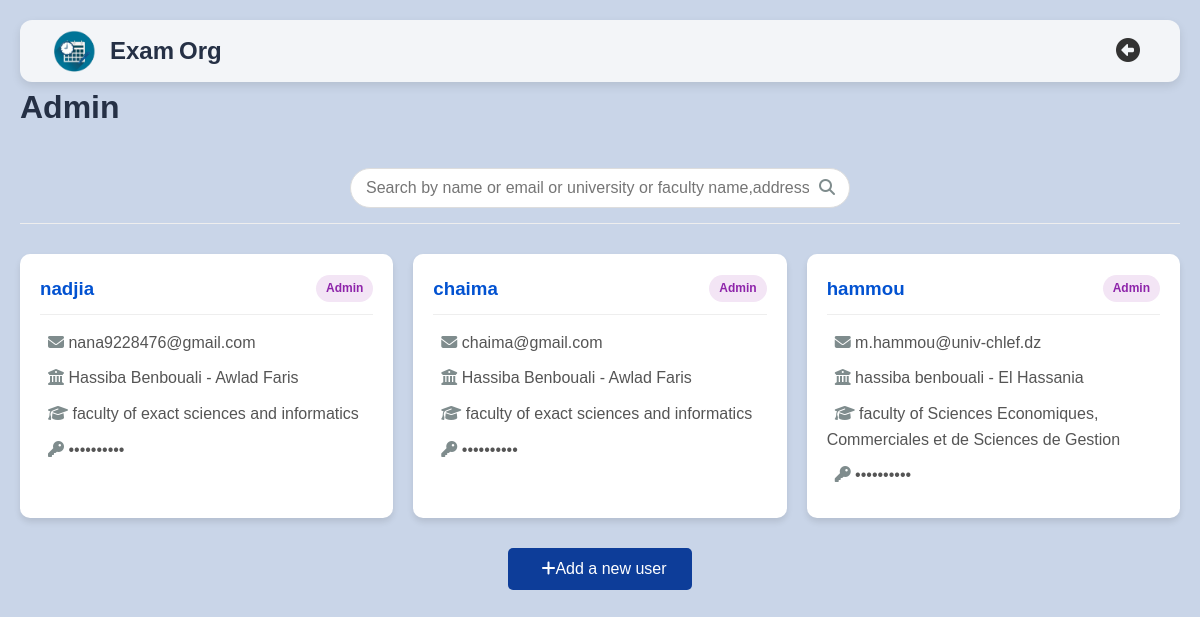
The page /pages/users.php on the database its author committed.
### tables this page shows
CREATE TABLE `admin2` (
  `id` int(11) NOT NULL,
  `email` varchar(100) NOT NULL,
  `role` varchar(10) DEFAULT NULL,
  `password` varchar(100) DEFAULT NULL,
  `id_univ` int(11) DEFAULT NULL,
  `id_faculty` int(11) DEFAULT NULL,
  `name` varchar(50) NOT NULL
);

CREATE TABLE `university` (
  `id_univ` int(11) NOT NULL,
  `name_univ` varchar(255) NOT NULL,
  `state_univ` varchar(255) NOT NULL,
  `adress_univ` varchar(255) NOT NULL,
  `imageU` varchar(255) DEFAULT NULL
);

CREATE TABLE `faculty` (
  `id_faculty` int(11) NOT NULL,
  `name_faculty` varchar(255) DEFAULT NULL,
  `image_faculty` varchar(255) DEFAULT NULL,
  `id_univ` int(11) DEFAULT NULL
);

### pages/users.php (the view, shortened to what this page needs)
<?php
    include("connection.php");
    $search = $_GET['search'] ?? '';
    $where = '';
?>
<!DOCTYPE html>
<html lang="en" >
<head>
    <link rel="stylesheet" href="/css/all.min.css">
    <link rel="stylesheet" href="/css/users.css">
</head>
<body>
    <div class="container">
        <div class="navigationS">
            <div class="logoS">
                <img src="/images/logo.png" alt="Logo">
                <h1>Exam<span class="danger">Org</span></h1>
            </div>
            <li><a href="/pages/home.php"><i class="fa-solid fa-circle-left"></i></a></li>
        </div>
        <h1>Admin</h1>
        <div class="search-container">
            <form method="GET" action="">
                <div class="search-box">
                    <input type="text" name="search" placeholder="Search by name or email or university or faculty name,address" value="<?= htmlspecialchars($search) ?>">
                    <button type="submit"><i class="fas fa-search"></i></button>
                </div>
            </form>
        </div>
        <div class="users-grid" id="usersGrid">
            <?php
                $sql = mysqli_query($con, "SELECT admin2.*,
                    university.name_univ AS university_name,
                    university.adress_univ AS university_address,
                    faculty.name_faculty AS faculty_name
                    FROM admin2
                    LEFT JOIN university ON admin2.id_univ = university.id_univ
                    LEFT JOIN faculty ON admin2.id_faculty = faculty.id_faculty
                    $where");
                if(mysqli_num_rows($sql)>0){
                    while($row = mysqli_fetch_array($sql)){
                        $roleClass = strtolower($row["role"]);
                        echo '
                        <div class="user-card"
                            data-id="' . $row["id"] . '"
                            data-name="' . $row["name"] . '"
                            data-email="' . $row["email"] . '"
                            data-role="' . $row["role"] . '"
                            data-university-id="'. $row['id_univ'].'"
                            data-faculty-id="' .$row['id_faculty']. '">
                            <div class="user-header">
                            <h3>' . $row["name"] . '</h3>
                             <span class="role-badge ' . $roleClass . '">' . $row["role"] . '</span>
                            </div>
                            <div class="user-details">
                            <p><i class="fas fa-envelope"></i> ' . $row["email"] . '</p>
                            <p><i class="fas fa-university"></i> ' . $row["university_name"] . ' - ' . $row["university_address"] . '</p>
                            <p><i class="fas fa-graduation-cap"></i> ' . $row["faculty_name"] . '</p>
                            ' . ($row["password"] ? '<p><i class="fa-solid fa-key"></i>  ••••••••••</p>' : '') . '
                            </div>
                        </div>';
                    }
                }else{
                    echo '<p class="no-users">There are no users yet</p>';
                }
            ?>
        </div>
        <button class="add-user-btn" id="addUserBtn"><i class="fas fa-plus"></i>Add a new user</button>
    </div>
</body>
</html>

### css/users.css (style rules this page uses)
* { margin: 0; padding: 0; box-sizing: border-box; font-family: Arial, sans-serif; }
:root { --color-bg-body: #f5f8f1; --color-bg1-login: #f3f5f8; --color-bg2-login: #e4e4e3; --color-butt-border: #0d3d99; --color-blue3: #c9d5e8; --color-h: #253045; --color-bg: #0252d1; --color-secnd-butt: #b6f318; --color-h1: #000000; --color-mode-n: #0d3d99; --color-label: #222121; --color-white: #ffff; }
body { background-color: var(--color-blue3); color: #333; line-height: 1.6; }
.search-container { margin: 20px 0; padding: 15px 0; border-bottom: 1px solid #eee; }
.search-box { display: flex; max-width: 500px; margin: 0 auto; position: relative; }
.search-box input { flex: 1; padding: 10px 15px; padding-right: 40px; border: 1px solid #ddd; border-radius: 25px; font-size: 16px; transition: all 0.3s; }
.search-box button { position: absolute; right: 15px; top: 50%; transform: translateY(-50%); background: none; border: none; color: #7f8c8d; cursor: pointer; font-size: 16px; }
.container { max-width: 1200px; margin: 0 auto; padding: 20px; }
h1, h2, h3 { color: var(--color-h); }
.users-grid { display: grid; grid-template-columns: repeat(auto-fill, minmax(300px, 1fr)); gap: 20px; margin: 30px 0; }
.user-card { background: white; border-radius: 10px; box-shadow: 0 4px 6px rgba(0, 0, 0, 0.1); padding: 20px; transition: transform 0.3s ease; }
.user-header { display: flex; justify-content: space-between; align-items: center; margin-bottom: 15px; border-bottom: 1px solid #eee; padding-bottom: 10px; }
.user-header h3 { color: var(--color-bg); }
.user-details p { margin: 10px 0; color: #555; }
.user-details i { margin-left: 8px; color: #7f8c8d; }
.role-badge { padding: 4px 10px; border-radius: 20px; font-size: 12px; font-weight: bold; }
.users-grid .role-badge.admin { background-color: #f3e5f5; color: #8e24aa; }
.add-user-btn { display: block; margin: 20px auto; padding: 12px 25px; background-color: var(--color-butt-border); color: white; border: none; border-radius: 5px; font-size: 16px; cursor: pointer; transition: background-color 0.3s; }
.add-user-btn i { margin-left: 8px; }
.navigationS { display: flex; justify-content: space-between; align-items: center; background-color: var(--color-bg1-login); padding: 10px 30px; border-radius: 12px; box-shadow: 0 4px 10px rgba(0, 0, 0, 0.1); }
.logoS { display: flex; align-items: center; }
.logoS img { width: 50px; height: auto; margin-right: 10px; }
.logoS h1 { font-size: 24px; font-weight: bold; }
.logoS .danger { padding-left: 5px; color: var(--color-blue1); }
.navigationS li { list-style: none; }
.navigationS a { text-decoration: none; color: var(--color-text); font-size: 24px; padding: 10px; transition: 0.3s; }

### rows shown on the page
admin2: name "nadjia", role "Admin", email "nana9228476@gmail.com", id_univ.name_univ "Hassiba Benbouali", id_univ.adress_univ "Awlad Faris", id_faculty.name_faculty "faculty of exact sciences and informatics"
admin2: name "chaima", role "Admin", email "chaima@gmail.com", id_univ.name_univ "Hassiba Benbouali", id_univ.adress_univ "Awlad Faris", id_faculty.name_faculty "faculty of exact sciences and informatics"
admin2: name "hammou", role "Admin", email "m.hammou@univ-chlef.dz", id_univ.name_univ "hassiba benbouali", id_univ.adress_univ "El Hassania", id_faculty.name_faculty "faculty of Sciences Economiques, Commerciales et de Sciences de Gestion"
